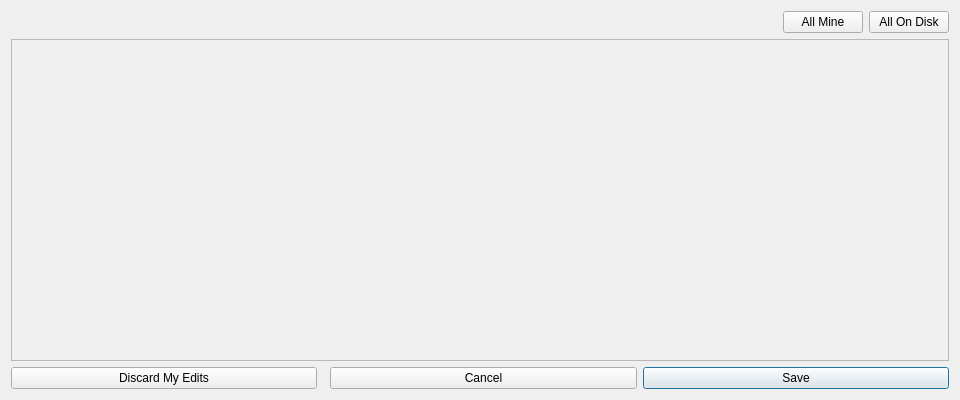
<?xml version="1.0" encoding="UTF-8"?>
<ui version="4.0">
 <class>RecordConflictDialog</class>
 <widget class="QDialog" name="RecordConflictDialog">
  <property name="geometry">
   <rect>
    <x>0</x>
    <y>0</y>
    <width>960</width>
    <height>400</height>
   </rect>
  </property>
  <property name="windowTitle">
   <string>Changed on Disk</string>
  </property>
  <layout class="QVBoxLayout" name="vertical_layout">
   <item>
    <layout class="QHBoxLayout" name="message_layout">
     <item>
      <widget class="QLabel" name="message_label">
       <property name="sizePolicy">
        <sizepolicy hsizetype="Expanding" vsizetype="Preferred">
         <horstretch>1</horstretch>
         <verstretch>0</verstretch>
        </sizepolicy>
       </property>
       <property name="wordWrap">
        <bool>true</bool>
       </property>
      </widget>
     </item>
     <item>
      <widget class="QPushButton" name="all_mine_button">
       <property name="toolTip">
        <string>Keep your value in every row.</string>
       </property>
       <property name="text">
        <string>All Mine</string>
       </property>
       <property name="autoDefault">
        <bool>false</bool>
       </property>
      </widget>
     </item>
     <item>
      <widget class="QPushButton" name="all_on_disk_button">
       <property name="toolTip">
        <string>Keep the file's value in every row.</string>
       </property>
       <property name="text">
        <string>All On Disk</string>
       </property>
       <property name="autoDefault">
        <bool>false</bool>
       </property>
      </widget>
     </item>
    </layout>
   </item>
   <item>
    <widget class="QScrollArea" name="rows_area">
     <property name="widgetResizable">
      <bool>true</bool>
     </property>
     <widget class="QWidget" name="rows_widget">
      <layout class="QGridLayout" name="rows_layout">
       <property name="horizontalSpacing">
        <number>12</number>
       </property>
      </layout>
     </widget>
    </widget>
   </item>
   <item>
    <layout class="QHBoxLayout" name="buttons_layout">
     <item>
      <widget class="QPushButton" name="discard_button">
       <property name="toolTip">
        <string>Throw your edits away and load the file as it is on disk now.</string>
       </property>
       <property name="text">
        <string>Discard My Edits</string>
       </property>
       <property name="autoDefault">
        <bool>false</bool>
       </property>
      </widget>
     </item>
     <item>
      <spacer name="buttons_spacer">
       <property name="orientation">
        <enum>Qt::Orientation::Horizontal</enum>
       </property>
      </spacer>
     </item>
     <item>
      <widget class="QPushButton" name="cancel_button">
       <property name="toolTip">
        <string>Leave your edits unsaved.</string>
       </property>
       <property name="text">
        <string>Cancel</string>
       </property>
       <property name="autoDefault">
        <bool>false</bool>
       </property>
      </widget>
     </item>
     <item>
      <widget class="QPushButton" name="save_button">
       <property name="toolTip">
        <string>Save, keeping the chosen value in each row.</string>
       </property>
       <property name="text">
        <string>Save</string>
       </property>
       <property name="default">
        <bool>true</bool>
       </property>
      </widget>
     </item>
    </layout>
   </item>
  </layout>
 </widget>
 <resources/>
 <connections>
  <connection>
   <sender>cancel_button</sender>
   <signal>clicked()</signal>
   <receiver>RecordConflictDialog</receiver>
   <slot>reject()</slot>
  </connection>
 </connections>
</ui>
